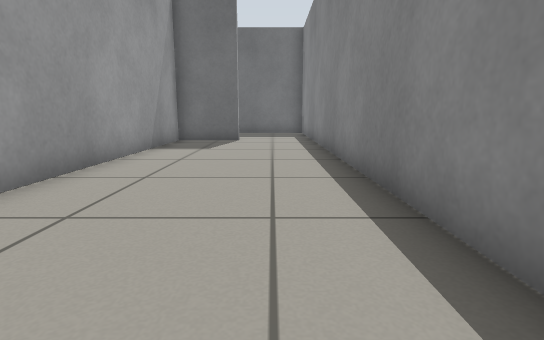
[1] (above)

18 first-person views from a walk through a world built for the Gazebo simulator. The camera is 0.5 m above the floor, tilts 10° down and sees 80° across. The floor is counted in squares, 0.5 m on a side. Each view is taken from the middle of a square. On the plan, view 1 faces up. The plan holds only what a view shows up to about 12 squares ahead; the rest is blank.

[2]
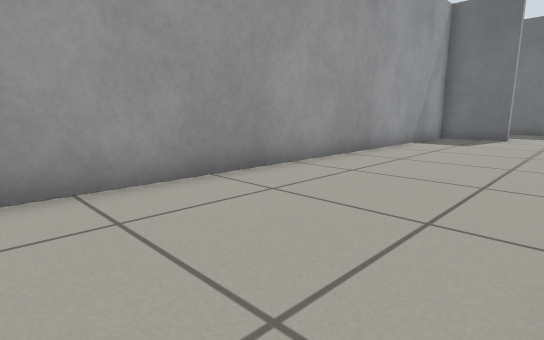

[3]
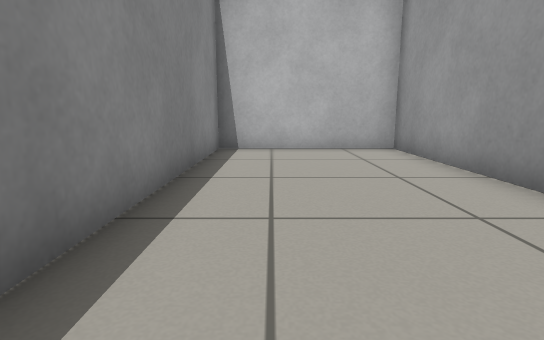

[4]
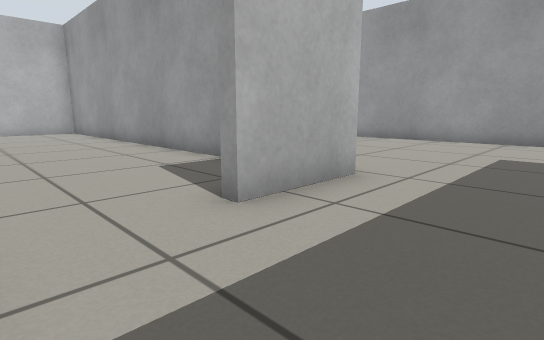

[5]
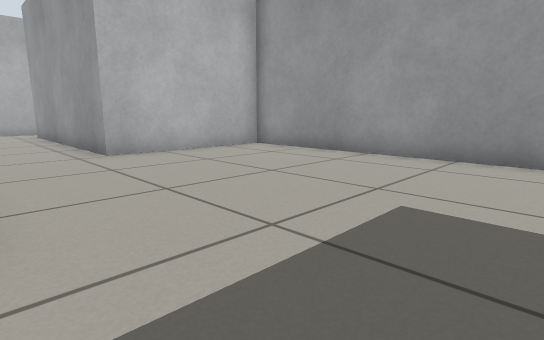

[6]
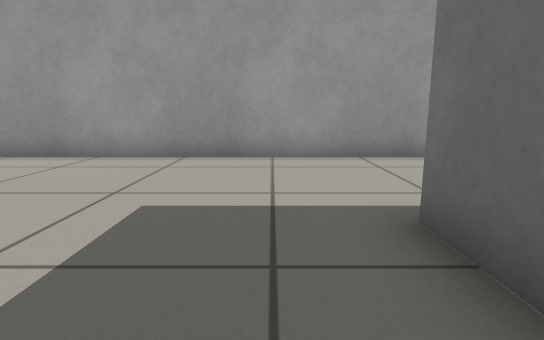

[7]
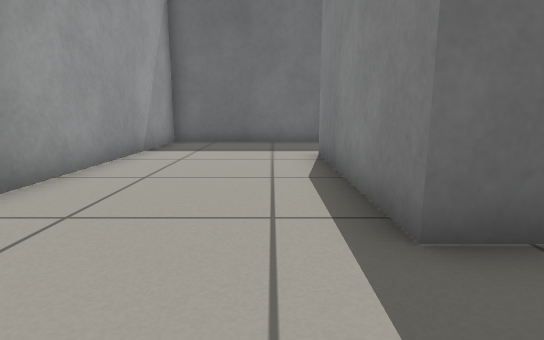

[8]
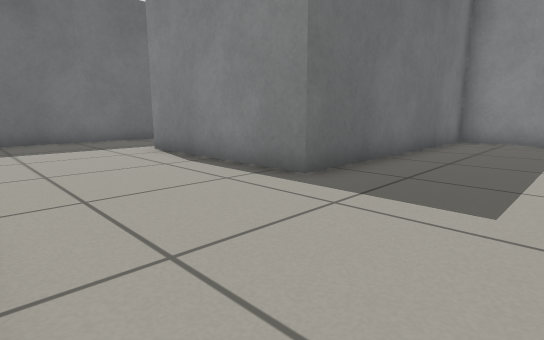

[9]
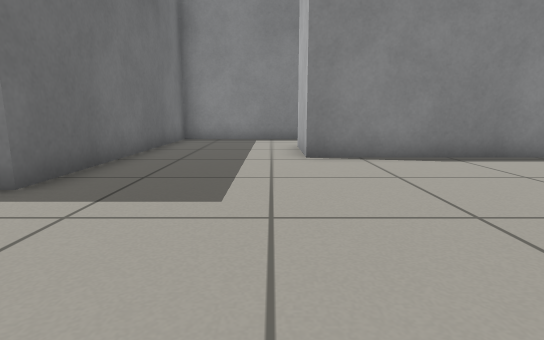

[10]
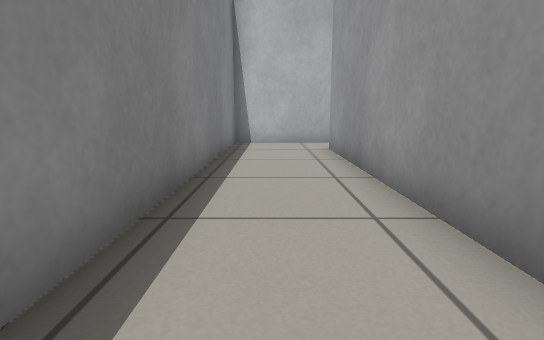

[11]
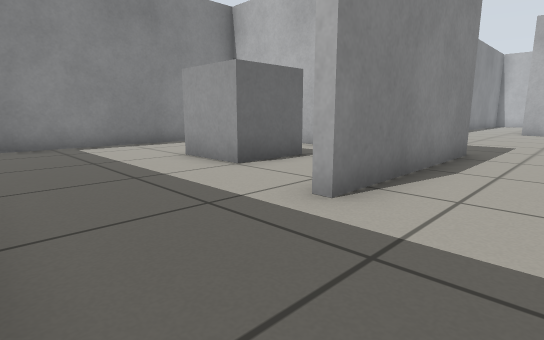

[12]
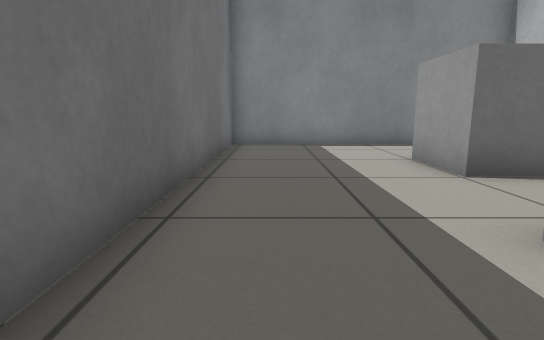

[13]
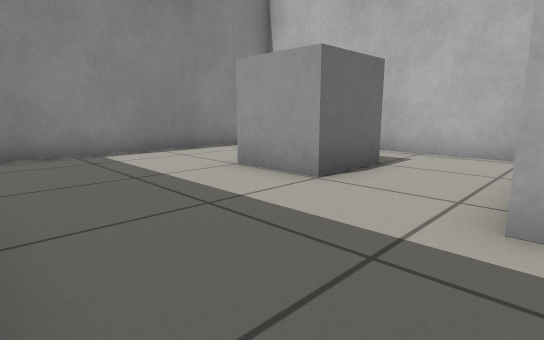

[14]
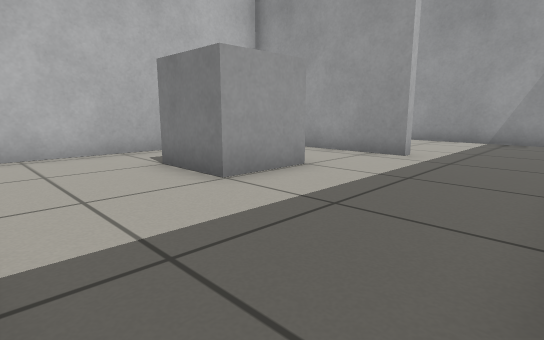

[15]
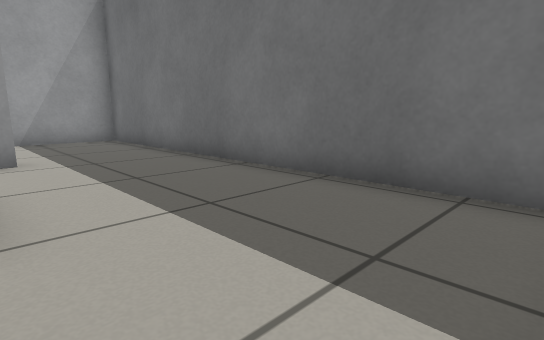

[16]
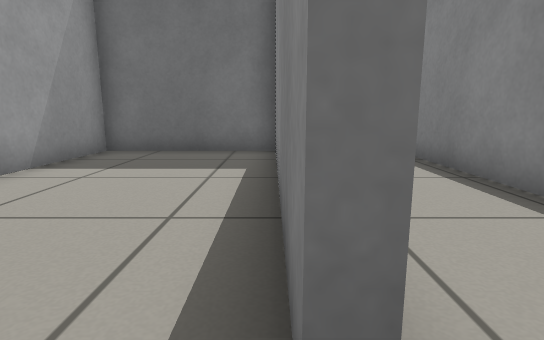

[17]
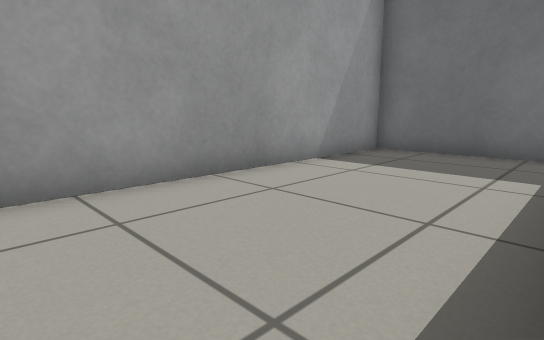

[18]
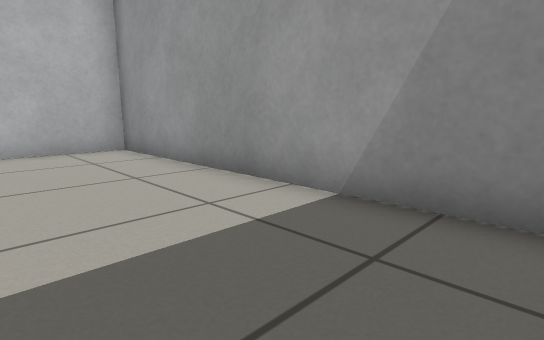

### Floor plan
Points are (right, up) in squares from view 1. A wall is a line through its corners. A room is listed if a view was taken in it or the views show most of it. See-through windows are left out.
Room 1 (views 1, 2, 3)
walls: (-1.1, 11.9) (-3.4, 11.9) (-3.4, -3.1) (1.5, -3.1) (1.5, 11.4)
ways out: opening at (0, 12) to room 2
Room 2 (views 4, 5, 6, 7, 8, 9, 10, 11, 12, 13)
walls: (1.5, 11.4) (1.5, 16.4) (-6.9, 16.4) (-6.9, 21.9); (-6.4, 25.3) (-11.4, 25.3) (-11.4, 6.9) (-6.6, 6.9) (-6.6, -1.1); (-7, -3.1) (-3.7, -3.1) (-3.7, 12.2) (-1.1, 12.2)
ways out: opening at (0, 12) to room 1; opening at (-7, 23.5) to room 3; opening at (-7, -2) to room 4
Room 3 (views 14, 15)
walls: (-6.6, 21.9) (-6.6, 16.7) (1.5, 16.7) (1.5, 25.3) (-6.4, 25.3)
ways out: opening at (-7, 23.5) to room 2
objects: grey box (-4, 19) to (-2, 21)
Room 4 (views 16, 17, 18)
walls: (-6.9, -1.1) (-6.9, 5.6); (-6.9, 6.6) (-11.4, 6.6) (-11.4, -3.1) (-8.8, -3.1)
low walls: (-6.6, -1.1) (-6.9, -1.1)
ways out: opening at (-7, -2) to room 2

Positions as (right, up) in squares from view 1, and headings:
1: (0, 0), facing up
2: (1, -2), facing up-left
3: (0, 6), facing down
4: (1, 15), facing down-left
5: (-4, 15), facing down-left
6: (-4, 15), facing left
7: (-8, 14), facing up
8: (-11, 13), facing up-right
9: (-11, 13), facing right
10: (-5, 8), facing down
11: (-9, 25), facing down-right
12: (-9, 24), facing right
13: (-7, 25), facing down-right
14: (1, 25), facing down-left
15: (1, 21), facing up-left
16: (-7, -2), facing up
17: (-7, -2), facing up-left
18: (-8, 6), facing down-left
